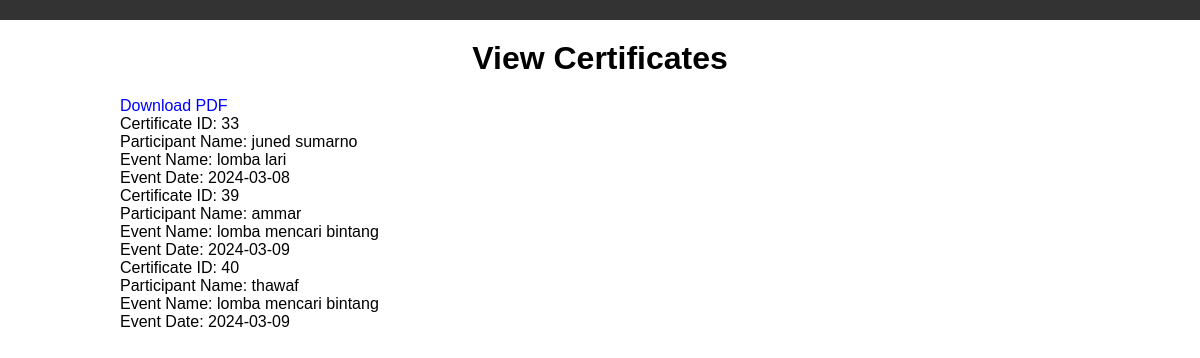
Page /user/view_certificates.php on the committed database.
### tables this page shows
CREATE TABLE `certificates` (
  `certificate_id` int(11) NOT NULL,
  `participant_name` varchar(255) NOT NULL,
  `event_name` varchar(255) NOT NULL,
  `event_date` date NOT NULL,
  `certificate_text` text DEFAULT NULL,
  `created_at` timestamp NOT NULL DEFAULT current_timestamp()
);

### user/view_certificates.php (the view, shortened to what this page needs)
<?php
include '../includes/koneksi.php';
$sql_certificates = "SELECT * FROM certificates";
$result_certificates = $conn->query($sql_certificates);
?>
<!DOCTYPE html>
<html lang="en">
<head>
    <link rel="stylesheet" href="../assets/css/view_certificates.css">
</head>
<body>
    <nav>
    </nav>
    <div class="container">
        <h1>View Certificates</h1>
        <p><a href="generate_pdf.php">Download PDF</a></p>
        <div>
            <?php
            while ($row = $result_certificates->fetch_assoc()) {
                echo "<div>";
                echo "<p>Certificate ID: " . $row['certificate_id'] . "</p>";
                echo "<p>Participant Name: " . $row['participant_name'] . "</p>";
                echo "<p>Event Name: " . $row['event_name'] . "</p>";
                echo "<p>Event Date: " . $row['event_date'] . "</p>";
                echo "</div>";
            }
            ?>
        </div>
    </div>
</body>
</html>

### assets/css/view_certificates.css (style rules this page uses)
* { margin: 0; padding: 0; box-sizing: border-box; }
body { font-family: Arial, sans-serif; }
nav { background-color: #333; color: #fff; padding: 10px 0; }
.container { width: 80%; margin: 20px auto; }
.container h1 { text-align: center; margin-bottom: 20px; }
a { text-decoration: none; color: blue; }

### rows in the picture
certificates: certificate_id "33", participant_name "juned sumarno", event_name "lomba lari", event_date "2024-03-08"
certificates: certificate_id "39", participant_name "ammar", event_name "lomba mencari bintang", event_date "2024-03-09"
certificates: certificate_id "40", participant_name "thawaf", event_name "lomba mencari bintang", event_date "2024-03-09"
